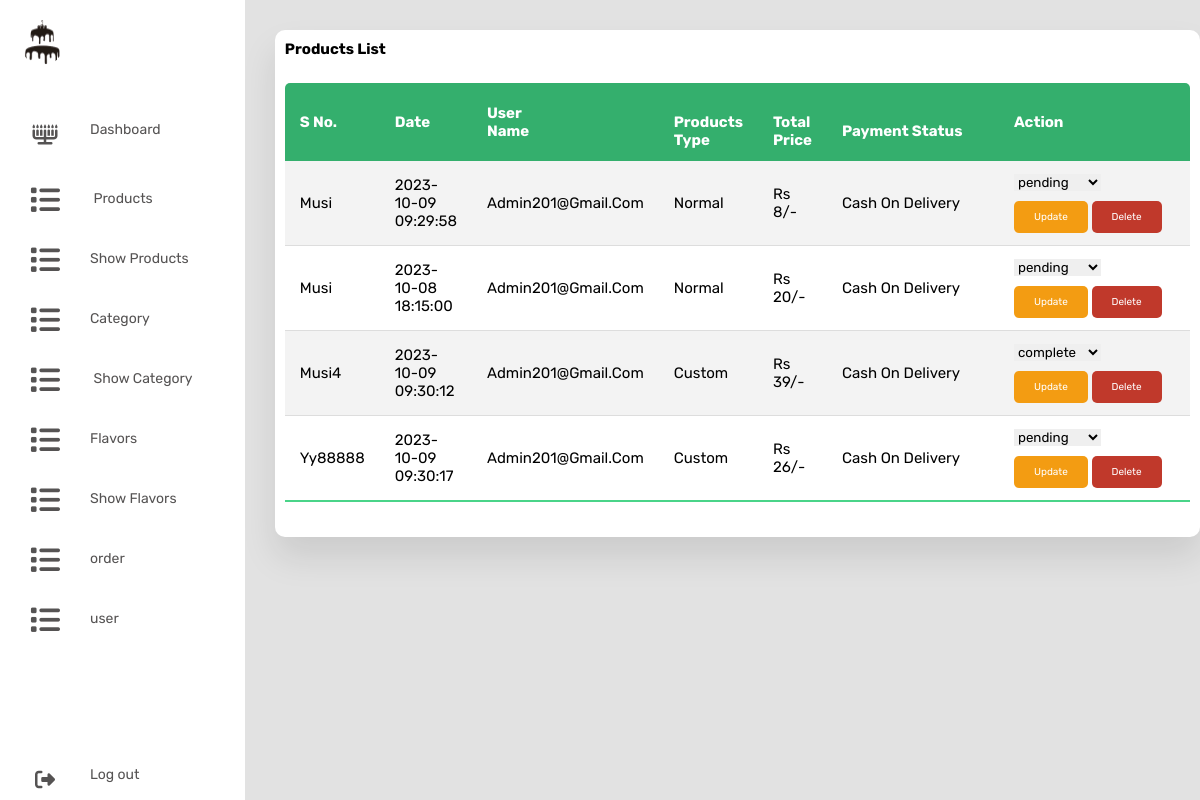
Page /admin/admin_orders.php (signed in) on the committed database.
### tables this page shows
CREATE TABLE `orders` (
  `id` int(11) NOT NULL,
  `payment_status` varchar(20) DEFAULT 'pending',
  `method` varchar(50) DEFAULT 'cash on delivery',
  `created_at` timestamp NOT NULL DEFAULT current_timestamp() ON UPDATE current_timestamp(),
  `user_id` int(255) NOT NULL,
  `token` varchar(255) NOT NULL
);

CREATE TABLE `products` (
  `id` int(11) NOT NULL,
  `name` varchar(255) NOT NULL,
  `stock` int(11) NOT NULL,
  `image` varchar(255) NOT NULL,
  `price` int(11) NOT NULL,
  `category_id` int(11) NOT NULL,
  `details` varchar(255) NOT NULL,
  `flavor_id` int(255) NOT NULL,
  `status` varchar(255) NOT NULL DEFAULT 'normal'
);

CREATE TABLE `users` (
  `id` int(11) NOT NULL,
  `username` varchar(255) NOT NULL,
  `email` varchar(255) NOT NULL,
  `password` varchar(255) NOT NULL,
  `number` varchar(14) NOT NULL,
  `address` varchar(255) NOT NULL,
  `user_type` enum('users','admin') NOT NULL DEFAULT 'users'
);

CREATE TABLE `line_items` (
  `id` int(11) NOT NULL,
  `product_id` int(11) NOT NULL,
  `quantity` int(11) NOT NULL,
  `product_price` varchar(255) NOT NULL,
  `date_added` timestamp NOT NULL DEFAULT current_timestamp() ON UPDATE current_timestamp(),
  `order_id` int(255) NOT NULL
);

### admin/admin_orders.php (the view, shortened to what this page needs)
<?php
include 'admin_header.php';
?>
<section class="attendance" style="padding-left: 3rem;">
   <div class="attendance-list">
      <h1>products List</h1>
      <table class="table">
         <thead>
            <tr>
              <th style="width:1%;">S No.</th>
            <th style="width:1%;">date</th>
            <th style="width:1%;">User<br>name</th>
            <th style="width:5%;"><br>products type</th>
            <th style="width:5%;"><br>total price</th>
            <th style="width:19%;"><br>payment status</th>
            <th>Action</th>
            </tr>
         </thead>
         <?php
      $select_orders_query = mysqli_query($conn, "SELECT o.*, u.username, u.email, u.number, u.address, p.name AS product_name, p.status, p.image, li.quantity, li.product_price
          FROM `orders` o
          JOIN `line_items` li ON o.id = li.order_id
          JOIN `products` p ON li.product_id = p.id
          JOIN `users` u ON o.user_id = u.id
        ") or die(mysqli_error($conn));
      if (mysqli_num_rows($select_orders_query) > 0) {
          while ($fetch_orders = mysqli_fetch_assoc($select_orders_query)) {
      ?>
               <tr>
                  <td>   <?php echo htmlspecialchars($fetch_orders['product_name']); ?></td>
                  <td>     <?= $fetch_orders['created_at']; ?></td>
                  <td>    <?php echo $fetch_orders['username']; ?></td>
                  <td>    <?php echo $fetch_orders['status']; ?></td>
                  <td>rs <?php echo $fetch_orders['quantity'] * $fetch_orders['product_price']; ?>/-</td>
                  <td><?= $fetch_orders['method']; ?></td>
                  <td>
                        <form action="" method="post">
                    <select name="update_payment">
                    <option value="" ><?php echo $fetch_orders['payment_status']; ?></option>
                    <option value="complete">completed</option><br>
                    </select>   <br>
                    <input type="submit" value="update" name="update_order" class="option-btn">
                    <a1 href="admin_orders.php?delete=<?php echo $fetch_orders['id']; ?>" onclick="return confirm('delete this order?');" class="delete-btn">delete</a>
                    </form>
                  </td>
               </tr>
         <?php
            }
         } else {
            echo '<p class="empty">no order!</p>';
         }
         ?>
      </table>
   </div>
</section>
</div>
</body>
</html>

### css/admins.css (style rules this page uses)
* { margin: 0; padding: 0; outline: none; border: none; text-decoration: none; box-sizing: border-box; font-family: "Poppins", sans-serif; }
:root { --purple:#4934cf98; --red:#c0392b; --orange:#f39c12; --black:#333; --white:#fff; --light-color:#666; --light-white:#ccc; --light-bg:#f5f5f5; --border:.1rem solid var(--black); --box-shadow:0 .5rem 1rem rgba(0,0,0,.1); }
* { font-family: 'Rubik', sans-serif; margin:0; padding:0; box-sizing: border-box; outline: none; border:none; text-decoration: none; transition:all .2s linear; }
html { font-size: 62.5%; overflow-x: hidden; }
body { background: rgb(226, 226, 226); }
.attendance { margin-top: 20px; text-transform: capitalize; }
.attendance-list { width: 100%; padding: 10px; margin-top: 10px; background: #fff; border-radius: 10px; box-shadow: 0 20px 35px rgba(0, 0, 0, 0.1); }
.table { border-collapse: collapse; margin: 25px 0; font-size: 15px; min-width: 100%; overflow: hidden; border-radius: 5px 5px 0 0; }
table thead tr { color: #fff; background: #34AF6D; text-align: left; font-weight: bold; }
.table th, .table td { padding: 12px 15px; }
.table tbody tr { border-bottom: 1px solid #ddd; }
.table tbody tr:nth-of-type(odd) { background: #f3f3f3; }
.table tbody tr:last-of-type { border-bottom: 2px solid #4AD489; }
.btn, .option-btn, .delete-btn, .white-btn { display: inline-block; margin-top: 1rem; padding:1rem 2rem; cursor: pointer; color:var(--white); font-size: 1rem; border-radius: .5rem; text-transform: capitalize; }
.option-btn { background-color: var(--orange); }
.delete-btn { background-color: var(--red); }

### rows in the picture
orders: products.name "Musi", created_at "2023-10-09 09:29:58", user.username "Admin201@gmail.com", products.status "Normal", line_items.quantity+product_price "8", method "Cash On Delivery", update_payment "pending"
orders: products.name "Musi", created_at "2023-10-08 18:15:00", user.username "Admin201@gmail.com", products.status "Normal", line_items.quantity+product_price "20", method "Cash On Delivery", update_payment "pending"
orders: products.name "Musi4", created_at "2023-10-09 09:30:12", user.username "Admin201@gmail.com", products.status "Custom", line_items.quantity+product_price "39", method "Cash On Delivery", update_payment "complete"
orders: products.name "Yy88888", created_at "2023-10-09 09:30:17", user.username "Admin201@gmail.com", products.status "Custom", line_items.quantity+product_price "26", method "Cash On Delivery", update_payment "pending"
